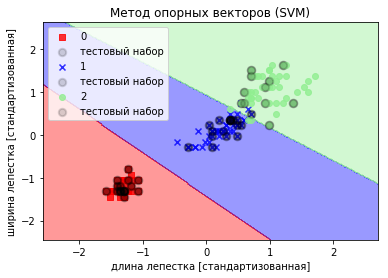

The script that drew this image:
#!/usr/bin/env python3
# -*- coding:
"""
SUPPORT VECTOR MACHINE
Created on Sat Feb 17 11:53:26 2018
@author: Vitalij Postavnichij
"""

from sklearn import datasets
import numpy as np
iris = datasets.load_iris()
X = iris.data[:, [2, 3]]
y = iris.target

# Разделяем массивы X и y произвольно на тестовые (30%) и тренировочные (70%) данные
from sklearn.model_selection import train_test_split
X_train, X_test, y_train, y_test = train_test_split(X, y, test_size=0.3, random_state=0)

# Выполним стандартизацию признаков
from sklearn.preprocessing import StandardScaler
sc = StandardScaler()
sc.fit(X_train) # Вычисляем эмпирическое среднее и стандартное отклонение
X_train_std = sc.transform(X_train)
X_test_std  = sc.transform(X_test)

###############################################################################

# Функция построения графикя областей решения
from matplotlib.colors import ListedColormap
def plot_decision_regions(X, y, classifier, test_idx=None, resolution=0.02):
    # Настроить генератор маркеров и палитру
    markers = ('s', 'x', 'o', '^', 'v')
    colors  = ('red', 'blue', 'lightgreen', 'gray', 'cyan')
    cmap    = ListedColormap(colors[:len(np.unique(y))])
    
    # Вывести поверхность решения
    x1_min, x1_max = X[:, 0].min()-1, X[:, 0].max()+1
    x2_min, x2_max = X[:, 1].min()-1, X[:, 1].max()+1
    xx1, xx2 = np.meshgrid(np.arange(x1_min, x1_max, resolution),
                           np.arange(x2_min, x2_max, resolution))
    Z = classifier.predict(np.array([xx1.ravel(), xx2.ravel()]).T)
    Z = Z.reshape(xx1.shape)
    plt.contourf(xx1, xx2, Z, alpha=0.4, cmap=cmap)
    plt.xlim(xx1.min(), xx1.max())
    plt.ylim(xx2.min(), xx2.max())
    
    # Показать все ообразцы
    for idx, cl in enumerate(np.unique(y)):
        plt.scatter(x=X[y == cl, 0], y=X[y == cl, 1], alpha=0.8, 
                    c=cmap(idx), marker=markers[idx], label=cl)
        # Выделим тестовые образцы
        if test_idx:
            X_test, y_test = X[test_idx, :], y[test_idx]
            plt.scatter(X_test[:, 0], X_test[:, 1], c='black', alpha=.15,
                        linewidths=2, marker='o', s=55, label='тестовый набор')
    
###############################################################################
            
# Линейным метод SVM
from sklearn.svm import SVC
svm = SVC(kernel='linear', C=1.0, random_state=0)
svm.fit(X_train_std, y_train)

###############################################################################            

# Выводим график обастей решения
import matplotlib.pyplot as plt
X_combined_std = np.vstack((X_train_std, X_test_std))
y_combined     = np.hstack((y_train, y_test))

plot_decision_regions(X_combined_std, y_combined, classifier=svm, 
                      test_idx=range(105,150))
plt.title('Метод опорных векторов (SVM)')
plt.xlabel('длина лепестка [стандартизованная]')
plt.ylabel('ширина лепестка [стандартизованная]')
plt.legend(loc='upper left')
plt.show()
